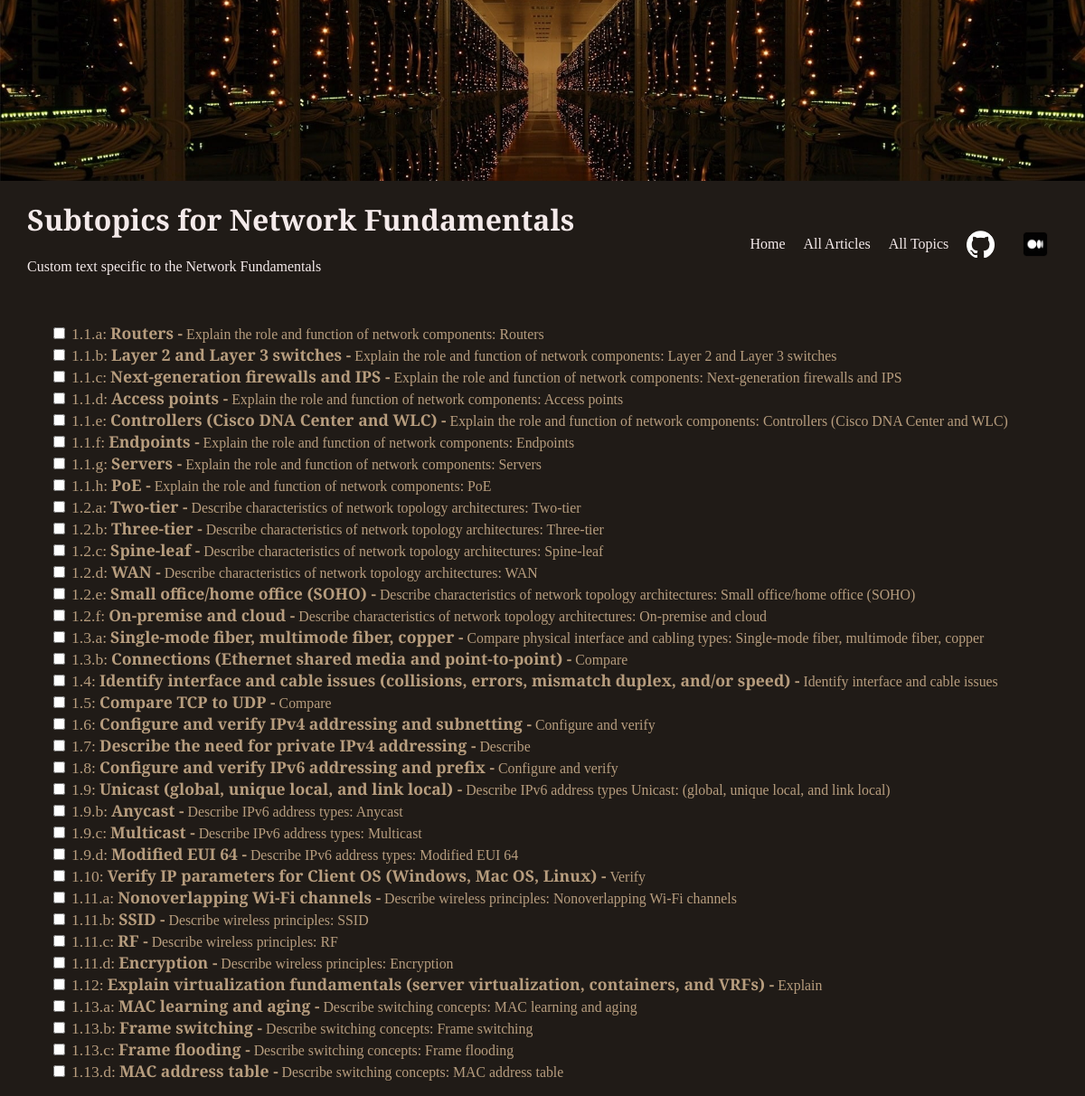
The page /wiki/topic/3/ on the database as committed earlier.
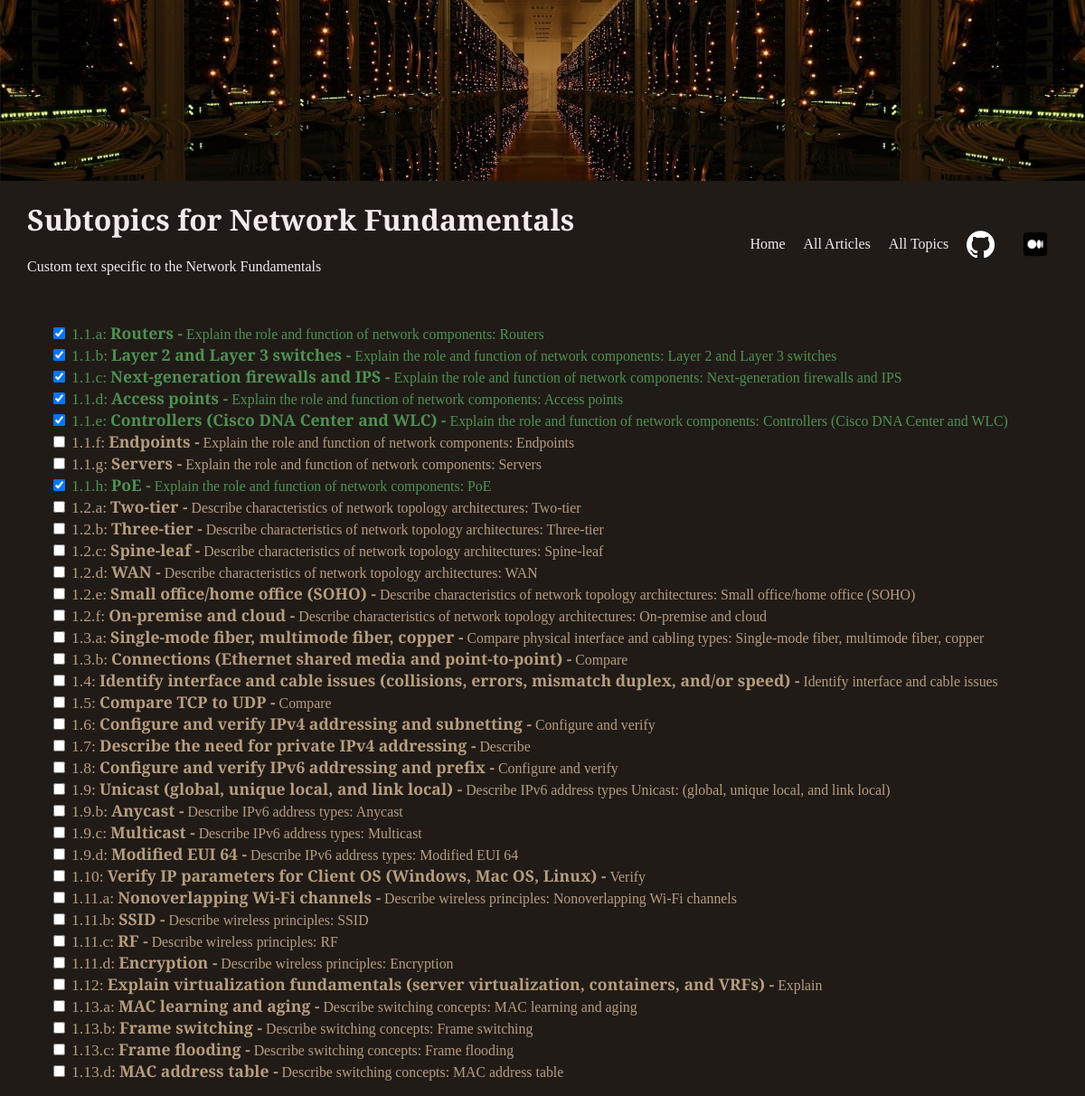
The same page on the database as committed later.
### wiki/models.py (models this page shows, shortened)
class SubTopic(models.Model):
    topic = models.ForeignKey(Topic, on_delete=models.CASCADE)
    name = models.CharField(max_length=200)
    description = models.TextField()
    code = models.CharField(max_length=10)
    status = models.BooleanField(default=False)
    note_link = models.URLField(max_length=200, default="https://www.cisco.com")

### wiki/views.py (the view)
# urls.py: path('topic/<int:pk>/', views.TopicDetailView.as_view(), name='topic_detail'),
class TopicDetailView(generic.DetailView):
    model = Topic
    template_name = "wiki/detail_topic.html"  # You'll create this template in the next step

### wiki/templates/wiki/detail_topic.html (shortened to what this page needs)
{% extends 'wiki/base.html' %}
{% load static %}
{% block welcome_message %}
    <h1>Subtopics for {{ object.name }}</h1>
    <p>Custom text specific to the {{ object.name }}</p>
{% endblock %}
{% block content %}
<ul class="subtopic-list">
    {% for subtopic in object.subtopic_set.all %}
        <li class="subtopic-item" id="subtopic-{{ subtopic.id }}">
            <input type="checkbox" onclick="toggleSubtopicStatus({{ subtopic.id }}, this.checked)" {% if subtopic.status %} checked {% endif %}>
            <a href="{{ subtopic.note_link }}" class="{{ subtopic.status|yesno:'text-success,' }}" style="text-decoration: none; color: inherit;">
                <span class="subtopic-code">{{ subtopic.code }}:</span>
                <span class="subtopic-name">{{ subtopic.name }} -</span>
                <span class="subtopic-description">{{ subtopic.description }}</span>
            </a>
        </li>
    {% empty %}
        <p>No subtopics available.</p>
    {% endfor %}
</ul>
{% endblock %}

Rows that differ between the two databases and show on the page:
changed SubTopic "Routers": status "☐" → "☑"
changed SubTopic "Layer 2 and Layer 3 switches": status "☐" → "☑"
changed SubTopic "Next-generation firewalls and IPS": status "☐" → "☑"
changed SubTopic "Access points": status "☐" → "☑"
changed SubTopic "Controllers (Cisco DNA Center and WLC)": status "☐" → "☑"
changed SubTopic "PoE": status "☐" → "☑"
